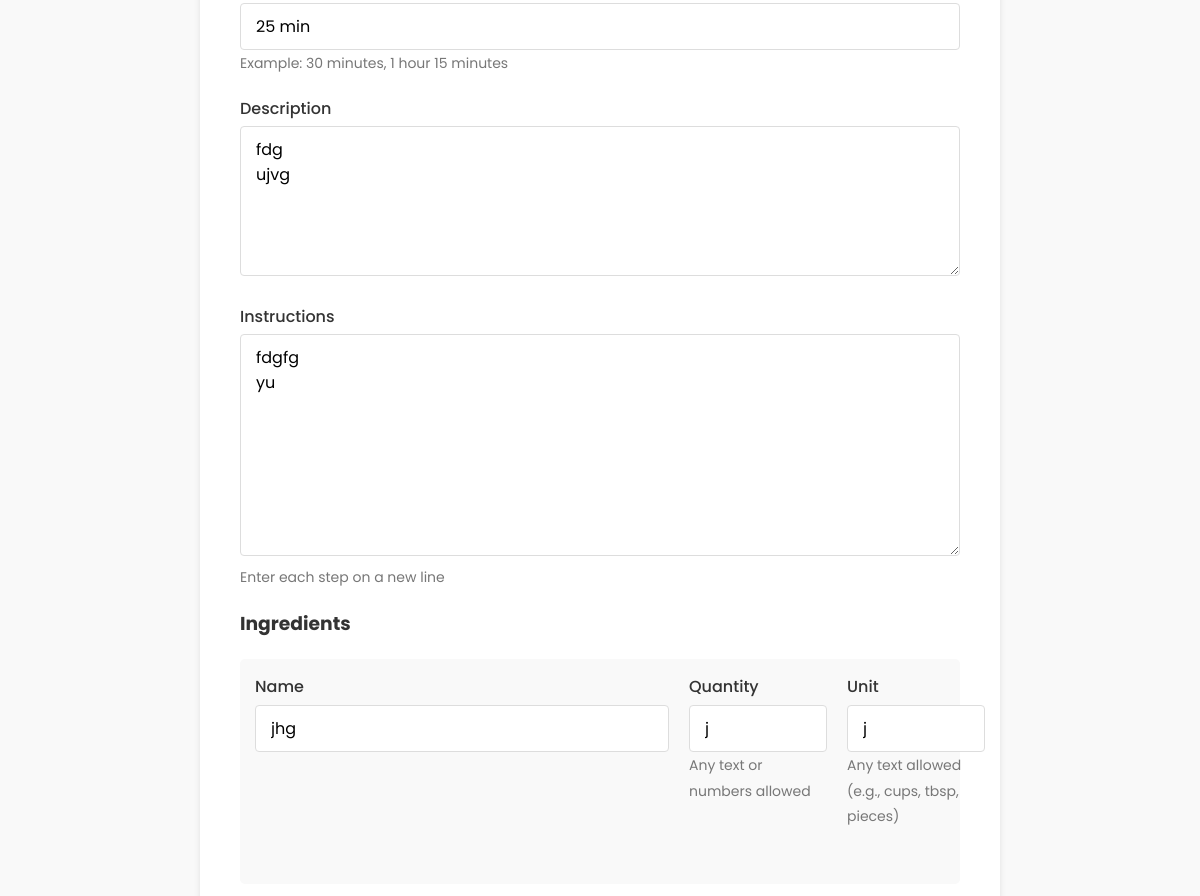
Page /recipes/2/edit/ (signed in, middle part) on the earlier database version.
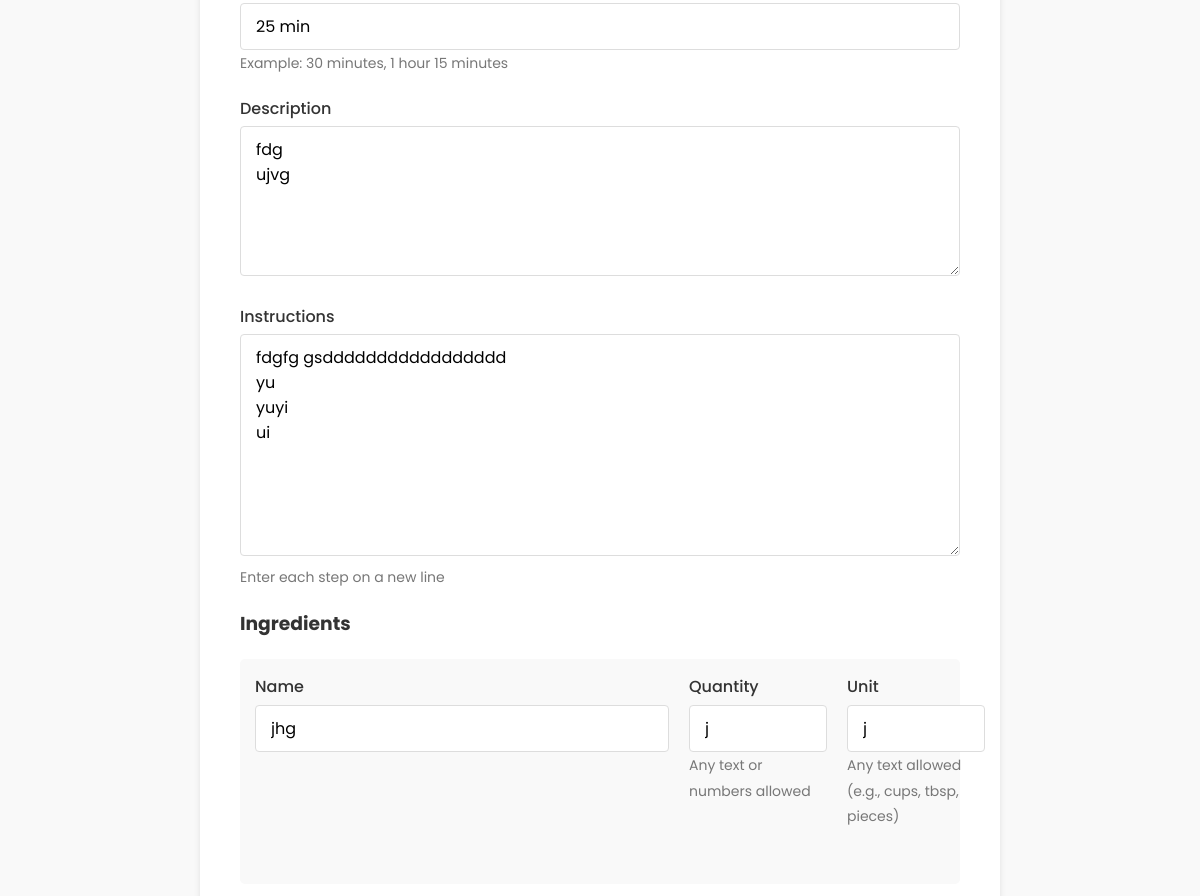
Same page on the later database version.
### recipes/models.py (models this page shows, shortened)
class Recipe(models.Model):
    user = models.ForeignKey(User, on_delete=models.CASCADE)
    name = models.CharField(max_length=200)
    image = models.ImageField(upload_to='recipe_images/', null=True, blank=True)
    prep_time = models.CharField(max_length=50)
    description = models.TextField()
    instructions = models.TextField()
    created_at = models.DateTimeField(auto_now_add=True)

### recipes/views.py (the view)
# urls.py: path('recipes/<int:pk>/edit/', views.recipe_update, name='recipe_update'),
@login_required
def recipe_update(request, pk):
    recipe = get_object_or_404(Recipe, pk=pk, user=request.user)
    IngredientFormSet = inlineformset_factory(
        Recipe, Ingredient,
        form=IngredientForm,
        extra=1,
        can_delete=True
    )
    if request.method == 'POST':
        form = RecipeForm(request.POST, request.FILES, instance=recipe)
        formset = IngredientFormSet(request.POST, instance=recipe)
        print(f"POST request received: {request.POST}")
        print(f"Form is valid: {form.is_valid()}")
        if not form.is_valid():
            print(f"Form errors: {form.errors}")
        print(f"Formset is valid: {formset.is_valid()}")
        if not formset.is_valid():
            print(f"Formset errors: {formset.errors}")
            print(f"Formset non-form errors: {formset.non_form_errors()}")
            for i, ingredient_form in enumerate(formset):
                if ingredient_form.errors:
                    print(f"Ingredient {i} errors: {ingredient_form.errors}")
                    print(f"Ingredient {i} data: {ingredient_form.data}")
                    print(f"Ingredient {i} instance: {ingredient_form.instance.pk if ingredient_form.instance else 'None'}")
        if form.is_valid() and formset.is_valid():
            form.save()
            formset.save()
            messages.success(request, 'Recipe updated successfully!')
            return redirect('recipe_detail', pk=recipe.pk)
        else:
            if form.errors:
                messages.error(request, f"Form errors: {form.errors}")
            if formset.errors:
                messages.error(request, f"Formset errors: {formset.errors}")
    else:
        form = RecipeForm(instance=recipe)
        formset = IngredientFormSet(instance=recipe)
    return render(request, 'recipes/recipe_form.html', {'form': form, 'formset': formset, 'recipe': recipe})

### recipes/forms.py
class RecipeForm(forms.ModelForm):
    class Meta:
        model = Recipe
        fields = ['name', 'image', 'prep_time', 'description', 'instructions']
        widgets = {
            'description': forms.Textarea(attrs={'rows': 4}),
            'instructions': forms.Textarea(attrs={'rows': 8}),
        }

### templates/recipes/recipe_form.html (shortened to what this page needs)
{% extends 'base.html' %}
{% load static %}
{% block content %}
  <section class="form-section">
    <div class="form-container">
      <form method="post"
            class="recipe-form"
            enctype="multipart/form-data"
            {% if recipe %}action="{% url 'recipe_update' recipe.id %}"{% endif %}>
        <div class="form-group">
          {{ form.prep_time }}
          <small class="form-text">Example: 30 minutes, 1 hour 15 minutes</small>
        </div>
        <div class="form-group">
          <label for="id_description">Description</label>
          {{ form.description }}
        </div>
        <div class="form-group">
          <label for="id_instructions">Instructions</label>
          {{ form.instructions }}
          <small class="form-text">Enter each step on a new line</small>
        </div>
        <h3>Ingredients</h3>
        <div class="ingredients-formset">
          {% for ingredient_form in formset %}
            <div class="ingredient-form">
              <div class="form-row">
                <div class="form-group col-md-6">
                  <label>Name</label>
                  {{ ingredient_form.name }}
                </div>
                <div class="form-group col-md-3">
                  <label>Quantity</label>
                  {{ ingredient_form.quantity }}
                  <small class="form-text">Any text or numbers allowed</small>
                </div>
                <div class="form-group col-md-3">
                  <label>Unit</label>
                  {{ ingredient_form.unit }}
                  <small class="form-text">Any text allowed (e.g., cups, tbsp, pieces)</small>
                </div>
              </div>
            </div>
          {% endfor %}
        </div>
      </form>
    </div>
  </section>
{% endblock %}

Differences in the rows shown:
changed Recipe "25 min": instructions "fdgfg yu" → "fdgfg gsddddddddddddddddd yu yuyi ui"
